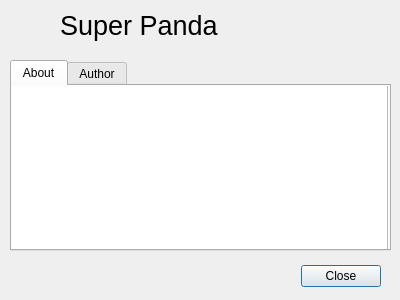
<?xml version="1.0" encoding="UTF-8"?>
<ui version="4.0">
 <class>AboutWindow</class>
 <widget class="QDialog" name="AboutWindow">
  <property name="geometry">
   <rect>
    <x>0</x>
    <y>0</y>
    <width>400</width>
    <height>300</height>
   </rect>
  </property>
  <property name="windowTitle">
   <string>About</string>
  </property>
  <widget class="QDialogButtonBox" name="buttonBox">
   <property name="geometry">
    <rect>
     <x>20</x>
     <y>260</y>
     <width>361</width>
     <height>32</height>
    </rect>
   </property>
   <property name="orientation">
    <enum>Qt::Horizontal</enum>
   </property>
   <property name="standardButtons">
    <set>QDialogButtonBox::Close</set>
   </property>
  </widget>
  <widget class="QLabel" name="labelIcon">
   <property name="geometry">
    <rect>
     <x>10</x>
     <y>0</y>
     <width>50</width>
     <height>50</height>
    </rect>
   </property>
   <property name="text">
    <string/>
   </property>
   <property name="scaledContents">
    <bool>true</bool>
   </property>
  </widget>
  <widget class="QLabel" name="labelTitle">
   <property name="geometry">
    <rect>
     <x>60</x>
     <y>0</y>
     <width>231</width>
     <height>51</height>
    </rect>
   </property>
   <property name="text">
    <string>&lt;html&gt;&lt;head/&gt;&lt;body&gt;&lt;p&gt;&lt;span style=&quot; font-size:20pt;&quot;&gt;Super Panda&lt;/span&gt;&lt;/p&gt;&lt;/body&gt;&lt;/html&gt;</string>
   </property>
  </widget>
  <widget class="QTabWidget" name="tabWidget">
   <property name="geometry">
    <rect>
     <x>10</x>
     <y>60</y>
     <width>381</width>
     <height>191</height>
    </rect>
   </property>
   <property name="currentIndex">
    <number>0</number>
   </property>
   <widget class="QWidget" name="tab">
    <attribute name="title">
     <string>About</string>
    </attribute>
    <widget class="QTextBrowser" name="textAbout">
     <property name="geometry">
      <rect>
       <x>-5</x>
       <y>-5</y>
       <width>381</width>
       <height>171</height>
      </rect>
     </property>
    </widget>
   </widget>
   <widget class="QWidget" name="tab_2">
    <attribute name="title">
     <string>Author</string>
    </attribute>
    <widget class="QLabel" name="labelContact">
     <property name="geometry">
      <rect>
       <x>10</x>
       <y>0</y>
       <width>351</width>
       <height>151</height>
      </rect>
     </property>
     <property name="textFormat">
      <enum>Qt::RichText</enum>
     </property>
     <property name="wordWrap">
      <bool>true</bool>
     </property>
     <property name="openExternalLinks">
      <bool>true</bool>
     </property>
     <property name="textInteractionFlags">
      <set>Qt::LinksAccessibleByKeyboard|Qt::LinksAccessibleByMouse|Qt::TextBrowserInteraction|Qt::TextSelectableByKeyboard|Qt::TextSelectableByMouse</set>
     </property>
    </widget>
   </widget>
  </widget>
  <widget class="QLabel" name="labelVersion">
   <property name="geometry">
    <rect>
     <x>290</x>
     <y>20</y>
     <width>101</width>
     <height>31</height>
    </rect>
   </property>
   <property name="text">
    <string/>
   </property>
   <property name="alignment">
    <set>Qt::AlignRight|Qt::AlignTrailing|Qt::AlignVCenter</set>
   </property>
  </widget>
 </widget>
 <resources/>
 <connections>
  <connection>
   <sender>buttonBox</sender>
   <signal>accepted()</signal>
   <receiver>AboutWindow</receiver>
   <slot>accept()</slot>
   <hints>
    <hint type="sourcelabel">
     <x>248</x>
     <y>254</y>
    </hint>
    <hint type="destinationlabel">
     <x>157</x>
     <y>274</y>
    </hint>
   </hints>
  </connection>
  <connection>
   <sender>buttonBox</sender>
   <signal>rejected()</signal>
   <receiver>AboutWindow</receiver>
   <slot>reject()</slot>
   <hints>
    <hint type="sourcelabel">
     <x>316</x>
     <y>260</y>
    </hint>
    <hint type="destinationlabel">
     <x>286</x>
     <y>274</y>
    </hint>
   </hints>
  </connection>
 </connections>
</ui>
